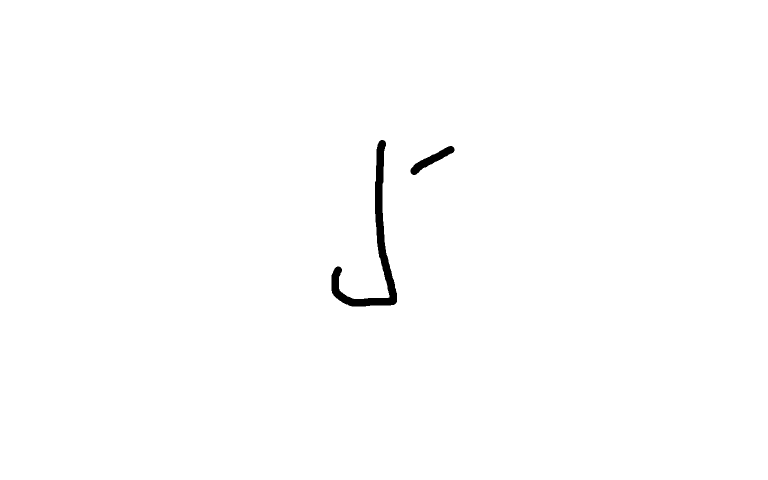
#> input picture AI project/mydigit.png, 1536 x 960 px (shown at 1/2 size)
$ python test.py
#> lines starting #> are read from the running program, lines starting #| are printed output that depends on the picture; after the words box and inside, x2 and y2 are one past the last pixel; in counts of white or black regions, pixels touching at a corner belong together
### AIProject/AI project/img_to_mnist.py
import struct
import numpy as np
from PIL import Image, ImageFilter
import os
import argparse


# [17 lines left out: function binarize, not called in this run]


def enhance_contrast(arr, percentile=5):
    """
    Stretch the histogram so the digit stands out from the background.
    Pixels below `percentile` are mapped to 0, above (100-percentile) to 255.
    """
    lo = np.percentile(arr, percentile)
    hi = np.percentile(arr, 100 - percentile)
    if hi <= lo:
        return arr
    stretched = (arr.astype(np.float32) - lo) * (255.0 / (hi - lo))
    stretched = np.clip(stretched, 0, 255)
    return stretched.astype(np.uint8)


def center_and_scale(arr, canvas_size=28, margin=4):
    """
    Center the digit in a canvas_size x canvas_size frame.
    arr: uint8 numpy array, white digit (non-zero) on black background (0).
    Works at any input resolution — the digit is cropped first, then scaled.
    Returns centered uint8 array of shape (canvas_size, canvas_size).
    """
    # Find bounding box of the digit (non-zero pixels)
    rows = np.any(arr, axis=1)
    cols = np.any(arr, axis=0)
    if not rows.any() or not cols.any():
        return np.zeros((canvas_size, canvas_size), dtype=np.uint8)

    rmin, rmax = np.where(rows)[0][[0, -1]]
    cmin, cmax = np.where(cols)[0][[0, -1]]

    # Add a small padding around the bbox before cropping (in original pixels)
    h, w = arr.shape
    pad = max(2, int(min(h, w) * 0.02))
    rmin = max(0, rmin - pad)
    rmax = min(h - 1, rmax + pad)
    cmin = max(0, cmin - pad)
    cmax = min(w - 1, cmax + pad)

    # Crop to bounding box
    cropped = arr[rmin:rmax+1, cmin:cmax+1]
    ch, cw = cropped.shape

    # Scale to fit inside (canvas_size - 2*margin) preserving aspect ratio
    target_size = canvas_size - 2 * margin
    scale = target_size / max(ch, cw)
    new_h, new_w = int(ch * scale), int(cw * scale)
    # Ensure at least 1 pixel
    new_h = max(1, new_h)
    new_w = max(1, new_w)

    scaled = np.array(Image.fromarray(cropped).resize((new_w, new_h), Image.LANCZOS))

    # Place centered in canvas
    canvas = np.zeros((canvas_size, canvas_size), dtype=np.uint8)
    offset_h = (canvas_size - new_h) // 2
    offset_w = (canvas_size - new_w) // 2
    canvas[offset_h:offset_h+new_h, offset_w:offset_w+new_w] = scaled

    return canvas


def image_to_mnist_array(image_path, invert=True, binarize_method=None,
                         enhance=True, contrast_percentile=5):
    """
    Convert an image to a 28x28 grayscale numpy array matching MNIST format.

    Pipeline (correct order):
    1. Convert to grayscale at original resolution
    2. Enhance contrast (stretch histogram)
    3. Invert so digit is white on black background (MNIST convention)
    4. Binarize to make strokes sharp (optional)
    5. Find digit bounding box, crop, scale, and center in 28x28

    Parameters:
        image_path: path to input image
        invert: if True, invert colors for white-digit-on-black (MNIST style)
        binarize_method: None, "otsu", or "adaptive" — thresholding for sharp features
        enhance: if True, apply contrast stretching
        contrast_percentile: percentile for contrast stretching
    """
#> called with image_path = 'mydigit.png', invert = True, enhance = True, contrast_percentile = 5
    img = Image.open(image_path).convert("L")  # grayscale, original resolution
#> img: PIL image 1536x960 L; 99.4% white; 2 black regions, box (x1, y1, x2, y2) and area: (663, 280, 794, 613) 7525, (821, 292, 909, 350) 1494

    arr = np.array(img, dtype=np.uint8)

    # Enhance contrast so the digit pops out from the background
    if enhance:
        arr = enhance_contrast(arr, percentile=contrast_percentile)
#> in enhance_contrast, `lo = np.percentile(arr, percentile)`: lo = 255

    # Invert: MNIST uses white digit (255) on black background (0)
    if invert:
        arr = 255 - arr
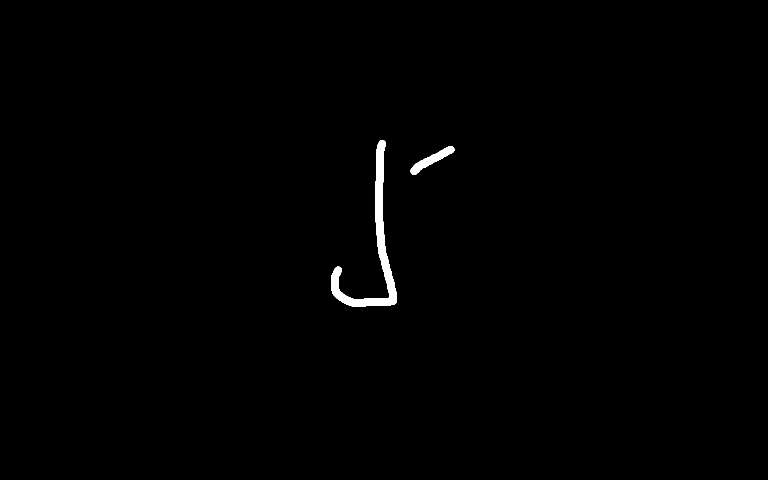
#> arr: shape (960, 1536) (shown at 1/2 size); 0.61% white; 2 white regions, box (x1, y1, x2, y2) and area: (663, 280, 794, 613) 7525, (821, 292, 909, 350) 1494

    # Binarize to make digit edges crisp (removes anti-aliasing fuzz)
    if binarize_method is not None:
        arr = binarize(arr, method=binarize_method)

    # Crop to digit bounding box, scale proportionally, center in 28x28
    arr = center_and_scale(arr)
#> in center_and_scale, `rmin, rmax = np.where(rows)[0][[0, -1]]`: rmin = 280; rmax = 612
#> in center_and_scale, `cmin, cmax = np.where(cols)[0][[0, -1]]`: cmin = 663; cmax = 908
#> in center_and_scale, `rmin = max(0, rmin - pad)`: rmin = 261
#> in center_and_scale, `rmax = min(h - 1, rmax + pad)`: rmax = 631
#> in center_and_scale, `cmin = max(0, cmin - pad)`: cmin = 644
#> in center_and_scale, `cmax = min(w - 1, cmax + pad)`: cmax = 927
#> in center_and_scale, `cropped = arr[rmin:rmax+1, cmin:cmax+1]`:
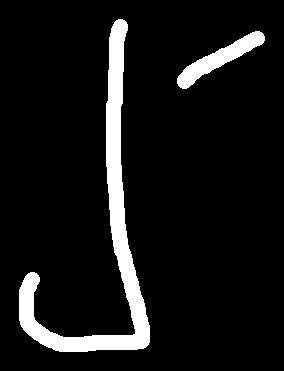
#> cropped: shape (371, 284); 8.6% white; 2 white regions, box (x1, y1, x2, y2) and area: (19, 19, 150, 352) 7525, (177, 31, 265, 89) 1494
#> in center_and_scale, `canvas[offset_h:offset_h+new_h, offset_w:offset_w+new_w] = scaled`:
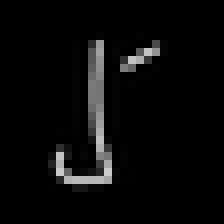
#> canvas: shape (28, 28) (shown 8 times larger); min 0, max 203, mean 9.4

    return arr


def save_idx_images(filepath, images):
    """
    Save images in MNIST IDX format.
    images: numpy array of shape (N, 28, 28) or (28, 28), dtype uint8.
    """
#> called with filepath = 'output.idx3-ubyte'
    if images.ndim == 2:
        images = images[np.newaxis, :, :]

    magic = 2051  # image file magic number
    n = images.shape[0]
#> n = 1
    rows = images.shape[1]
#> rows = 28
    cols = images.shape[2]
#> cols = 28

    header = struct.pack(">IIII", magic, n, rows, cols)
    data = images.tobytes()

    with open(filepath, "wb") as f:
        f.write(header)
        f.write(data)

    print(f"Saved {n} image(s) ({rows}x{cols}) to {filepath}")
#| Saved 1 image(s) (28x28) to output.idx3-ubyte


# [140 lines left out: functions save_idx_labels, load_idx_images, load_idx_labels, batch_convert, append_to_existing, main, not called in this run]


# [2 lines that do not run on import are left out]

### AI project/test.py
from img_to_mnist import image_to_mnist_array,save_idx_images

arr=image_to_mnist_array("mydigit.png")
save_idx_images("output.idx3-ubyte",arr)
